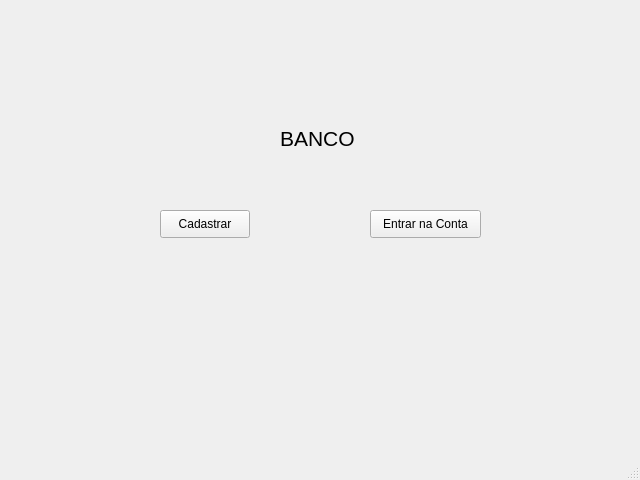
<?xml version="1.0" encoding="UTF-8"?>
<ui version="4.0">
 <class>MainWindow</class>
 <widget class="QMainWindow" name="MainWindow">
  <property name="geometry">
   <rect>
    <x>0</x>
    <y>0</y>
    <width>640</width>
    <height>480</height>
   </rect>
  </property>
  <property name="windowTitle">
   <string>MainWindow</string>
  </property>
  <widget class="QWidget" name="centralwidget">
   <widget class="QLabel" name="label">
    <property name="geometry">
     <rect>
      <x>280</x>
      <y>130</y>
      <width>81</width>
      <height>16</height>
     </rect>
    </property>
    <property name="font">
     <font>
      <pointsize>16</pointsize>
     </font>
    </property>
    <property name="text">
     <string>BANCO</string>
    </property>
   </widget>
   <widget class="QPushButton" name="pushButton">
    <property name="geometry">
     <rect>
      <x>160</x>
      <y>210</y>
      <width>90</width>
      <height>28</height>
     </rect>
    </property>
    <property name="text">
     <string>Cadastrar</string>
    </property>
   </widget>
   <widget class="QPushButton" name="pushButton_2">
    <property name="geometry">
     <rect>
      <x>370</x>
      <y>210</y>
      <width>111</width>
      <height>28</height>
     </rect>
    </property>
    <property name="text">
     <string>Entrar na Conta</string>
    </property>
   </widget>
  </widget>
  <widget class="QMenuBar" name="menubar">
   <property name="geometry">
    <rect>
     <x>0</x>
     <y>0</y>
     <width>640</width>
     <height>22</height>
    </rect>
   </property>
  </widget>
  <widget class="QStatusBar" name="statusbar"/>
 </widget>
 <resources/>
 <connections/>
</ui>
